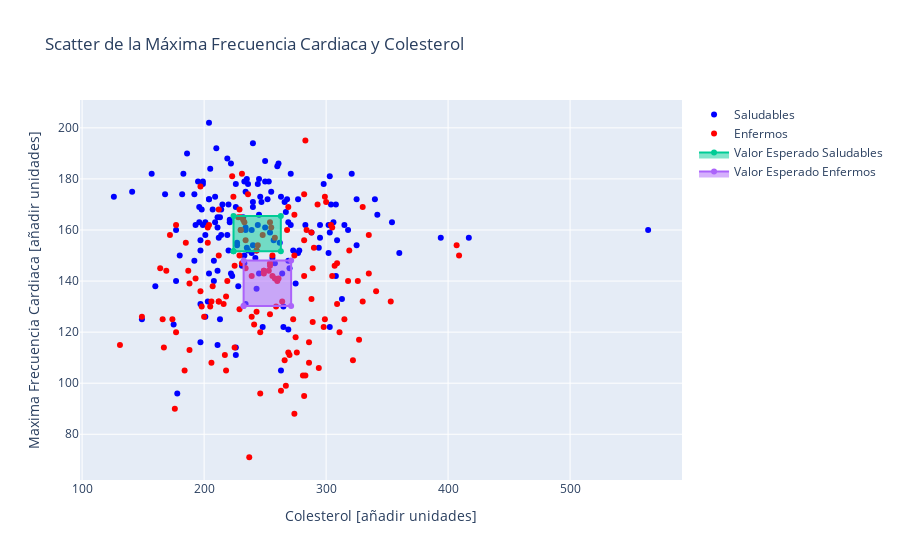

The notebook cell saved with this chart:
### Markdown cell above
<center>Intervalos de Confianza al 95%</center>

### Code cell
#Extraer Datos
datosMaximaFrecuenciaCardiaca=heart_disease.loc[:,["ENFERMEDAD_CARD","MAX_HEART_R"]]
datosMaximaFrecuenciaCardiacaSano=datosMaximaFrecuenciaCardiaca[["ENFERMEDAD_CARD","MAX_HEART_R"]][datosMaximaFrecuenciaCardiaca["ENFERMEDAD_CARD"]=="Sano"]
datosMaximaFrecuenciaCardiacaEnfermo=datosMaximaFrecuenciaCardiaca[["ENFERMEDAD_CARD","MAX_HEART_R"]][datosMaximaFrecuenciaCardiaca["ENFERMEDAD_CARD"]=="Enfermo"]
datosColesterol=heart_disease.loc[:,["ENFERMEDAD_CARD","COLESTEROL"]]
datosColesterolSano=datosColesterol[["ENFERMEDAD_CARD","COLESTEROL"]][datosColesterol["ENFERMEDAD_CARD"]=="Sano"]
datosColesterolEnfermo=datosColesterol[["ENFERMEDAD_CARD","COLESTEROL"]][datosColesterol["ENFERMEDAD_CARD"]=="Enfermo"]
#Estadisticas
mediaMuestralFreqSano=datosMaximaFrecuenciaCardiacaSano["MAX_HEART_R"].mean()
mediaMuestralFreqEnfermo=datosMaximaFrecuenciaCardiacaEnfermo["MAX_HEART_R"].mean()
mediaMuestralColesterolSano=datosColesterolSano["COLESTEROL"].mean()
mediaMuestralColesterolEnfermo=datosColesterolEnfermo["COLESTEROL"].mean()
dfFreqSano=datosMaximaFrecuenciaCardiacaSano["MAX_HEART_R"].count()-1
dfFreqEnfermo=datosMaximaFrecuenciaCardiacaEnfermo["MAX_HEART_R"].count()-1
dfColesterolSano=datosColesterolSano["COLESTEROL"].count()-1
dfColesterolEnfermo=datosColesterolEnfermo["COLESTEROL"].count()-1
tFreqSano=t.ppf(1-0.0001/2,dfFreqSano,loc=0, scale=1)
tFreqEnfermo=t.ppf(1-0.0001/2,dfFreqEnfermo,loc=0, scale=1)
tColesterolSano=t.ppf(1-0.0001/2,dfColesterolSano,loc=0, scale=1)
tColesterolEnfermo=t.ppf(1-0.0001/2,dfColesterolEnfermo,loc=0, scale=1)
varianzaMuestralFreqSano=datosMaximaFrecuenciaCardiacaSano["MAX_HEART_R"].var()
varianzaMuestralFreqEnfermo=datosMaximaFrecuenciaCardiacaEnfermo["MAX_HEART_R"].var()
varianzaMuestralColesterolSano=datosColesterolSano["COLESTEROL"].var()
varianzaMuestralColesterolEnfermo=datosColesterolEnfermo["COLESTEROL"].var()
#Intervalos de confianza
upperICFreqSano=mediaMuestralFreqSano+tFreqSano*math.sqrt(varianzaMuestralFreqSano/(dfFreqSano+1))
lowerICFreqSano=mediaMuestralFreqSano-tFreqSano*math.sqrt(varianzaMuestralFreqSano/(dfFreqSano+1))
print("["+str(lowerICFreqSano)+", "+str(upperICFreqSano)+"]")
upperICFreqEnfermo=mediaMuestralFreqEnfermo+tFreqEnfermo*math.sqrt(varianzaMuestralFreqEnfermo/(dfFreqEnfermo+1))
lowerICFreqEnfermo=mediaMuestralFreqEnfermo-tFreqEnfermo*math.sqrt(varianzaMuestralFreqEnfermo/(dfFreqEnfermo+1))
print("["+str(lowerICFreqEnfermo)+", "+str(upperICFreqEnfermo)+"]")
upperICColesterolSano=mediaMuestralColesterolSano+tColesterolSano*math.sqrt(varianzaMuestralColesterolSano/(dfColesterolSano+1))
lowerICColesterolSano=mediaMuestralColesterolSano-tColesterolSano*math.sqrt(varianzaMuestralColesterolSano/(dfColesterolSano+1))
print("["+str(lowerICColesterolSano)+", "+str(upperICColesterolSano)+"]")
upperICColesterolEnfermo=mediaMuestralColesterolEnfermo+tColesterolEnfermo*math.sqrt(varianzaMuestralColesterolEnfermo/(dfColesterolEnfermo+1))
lowerICColesterolEnfermo=mediaMuestralColesterolEnfermo-tColesterolEnfermo*math.sqrt(varianzaMuestralColesterolEnfermo/(dfColesterolEnfermo+1))
print("["+str(lowerICColesterolEnfermo)+", "+str(upperICColesterolEnfermo)+"]")
#Graficos
scatterSano=go.Scatter(x=datosColesterolSano["COLESTEROL"], y=datosMaximaFrecuenciaCardiacaSano["MAX_HEART_R"], mode="markers", marker=dict(color="blue"), name="Saludables")
scatterEnfermo=go.Scatter(x=datosColesterolEnfermo["COLESTEROL"], y=datosMaximaFrecuenciaCardiacaEnfermo["MAX_HEART_R"], mode="markers", marker=dict(color="red"), name= "Enfermos")
layoutGraph1=go.Layout(title="Scatter de la Máxima Frecuencia Cardiaca y Colesterol", xaxis=dict(title="Colesterol [añadir unidades]"), yaxis=dict(title="Maxima Frecuencia Cardiaca [añadir unidades]"))
rectSano=go.Scatter(x=[lowerICColesterolSano, lowerICColesterolSano, upperICColesterolSano, upperICColesterolSano, lowerICColesterolSano], y=[lowerICFreqSano, upperICFreqSano, upperICFreqSano, lowerICFreqSano, lowerICFreqSano], fill="toself", name= "Valor Esperado Saludables")
rectEnfermo=go.Scatter(x=[lowerICColesterolEnfermo, lowerICColesterolEnfermo, upperICColesterolEnfermo, upperICColesterolEnfermo, lowerICColesterolEnfermo], y=[lowerICFreqEnfermo, upperICFreqEnfermo, upperICFreqEnfermo, lowerICFreqEnfermo, lowerICFreqEnfermo], fill="toself", name="Valor Esperado Enfermos")
graph1=go.Figure(data=[scatterSano, scatterEnfermo, rectSano, rectEnfermo], layout=layoutGraph1)
graph1.show()

### Figure 1 — Plotly figure (JSON) as saved in the notebook; plotly's stock layout.template omitted (floating-point values rounded to 4 significant figures; data arrays with more than 128 entries replaced by an {"elided": "..."} marker saying what was removed)
{"data": [{"marker": {"color": "blue"}, "mode": "markers", "name": "Saludables", "type": "scatter", "x": {"elided": "160 int values"}, "y": {"elided": "160 int values"}}, {"marker": {"color": "red"}, "mode": "markers", "name": "Enfermos", "type": "scatter", "x": {"elided": "137 int values"}, "y": {"elided": "137 int values"}}, {"fill": "toself", "name": "Valor Esperado Saludables", "type": "scatter", "x": [224.1, 224.1, 262.9, 262.9, 224.1], "y": [151.7, 165.5, 165.5, 151.7, 151.7]}, {"fill": "toself", "name": "Valor Esperado Enfermos", "type": "scatter", "x": [232.4, 232.4, 271.3, 271.3, 232.4], "y": [130.2, 148.0, 148.0, 130.2, 130.2]}], "layout": {"title": {"text": "Scatter de la Máxima Frecuencia Cardiaca y Colesterol"}, "xaxis": {"title": {"text": "Colesterol [añadir unidades]"}}, "yaxis": {"title": {"text": "Maxima Frecuencia Cardiaca [añadir unidades]"}}}}
